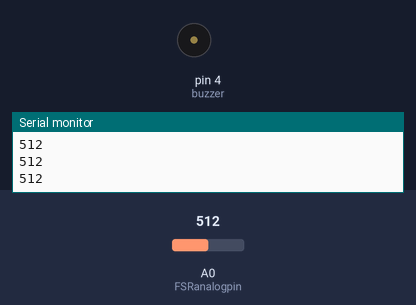
A sketch run on a simulated Arduino Uno, built with avr-gcc and run on an emulated ATmega328P. On the bench: buzzer (waves = sounding, pin HIGH), the last lines printed to the serial monitor. The test bench sets the inputs (shaded band); at power-on: A0 (FSRanalogpin) = 512.

Above: at 1.3 s.
1.4 s: A0 (FSRanalogpin) set to 11
2.9 s: A0 (FSRanalogpin) set to 8
At 4.1 s:
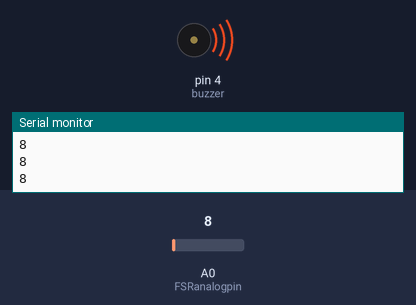
4.5 s: A0 (FSRanalogpin) set to 122
At 5.2 s:
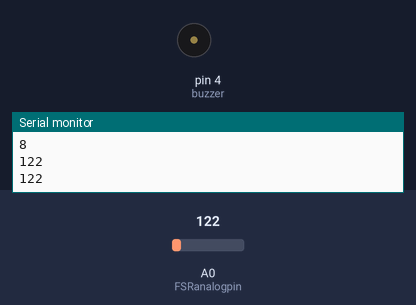
6.0 s: A0 (FSRanalogpin) set to 0
At 6.4 s:
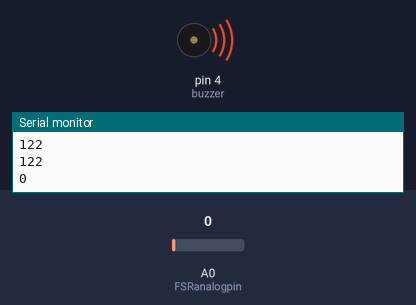
Timing chart, 0 to 8.5 s (numbered marks = the images above; inputs shaded):
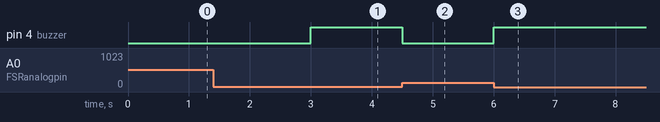

The sketch:

FSR_sensor.ino
```cpp
int buzzer = 4;   //declares buzzer @pin 5
int FSRanalogpin = A0; //declares the FSR @analogpin A0
int FSRvalue ;  //saves the analog value as integer

void setup()
{
Serial.begin (9600);
pinMode(FSRanalogpin,INPUT); //sets the FSR as the input
pinMode(buzzer,OUTPUT);   //sets the buzzer as the output
}

void loop()
{
FSRvalue = analogRead(FSRanalogpin); //reads the FSR and store it in integer
int FSR1= FSRvalue;
Serial.println(FSRvalue);

if(FSRvalue <10)
  {
    digitalWrite(buzzer, HIGH);
  }
  else
  {
    digitalWrite(buzzer, LOW);
  }


          delay(500);
}
```

Measured:
- the behaviour switches between 10 and 9 on A0 (FSRanalogpin) (found by bisection; images 0 and 1)
- after the input at 2.9 s, pin 4 (buzzer): LOW → HIGH after 0.10 s
- after the input at 4.5 s, pin 4 (buzzer): HIGH → LOW at once
- after the input at 6.0 s, pin 4 (buzzer): LOW → HIGH at once
